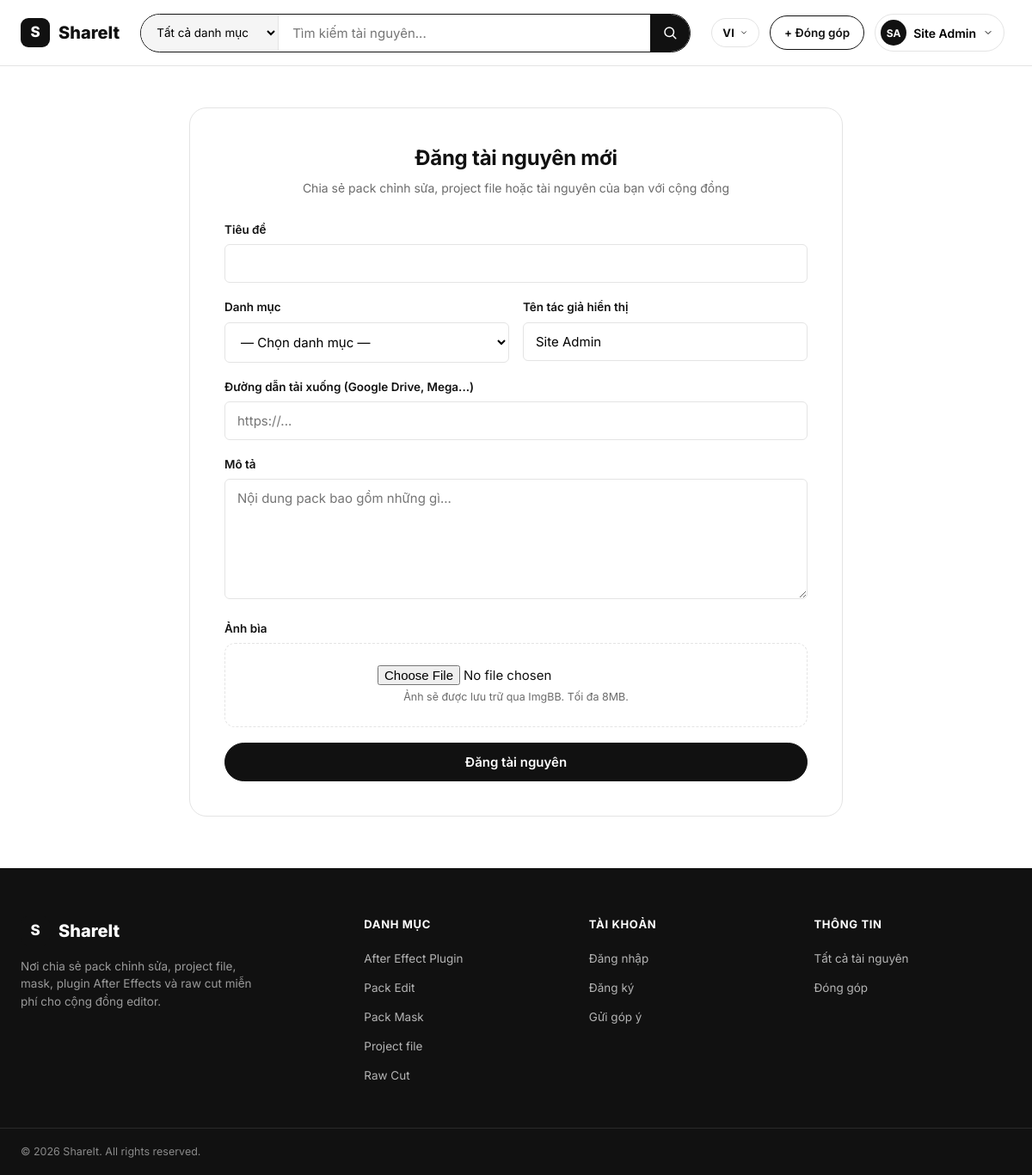
The page /staff/project_new.php (signed in) on the database its author committed.
### tables this page shows
CREATE TABLE IF NOT EXISTS `category` (
  `category_id` int(11) NOT NULL AUTO_INCREMENT,
  `category_name` varchar(255) NOT NULL,
  PRIMARY KEY (`category_id`)
);

### includes/auth.php (called while the page is built, shortened)
<?php
function current_user(): ?array
{
    return $_SESSION['user'] ?? null;
}

### includes/functions.php (called while the page is built, shortened)
<?php
function e(?string $s): string
{
    return htmlspecialchars($s ?? '', ENT_QUOTES, 'UTF-8');
}
function get_categories(): array
{
    static $categories = null;
    if ($categories === null) {
        $categories = db()->query('SELECT * FROM category ORDER BY category_name ASC')->fetchAll();
    }
    return $categories;
}

### includes/i18n.php (called while the page is built, shortened)
<?php
function current_lang(): string
{
    $requested = $_GET['lang'] ?? null;
    $lang = $_SESSION['lang'] ?? 'vi';
    return $lang === 'en' ? 'en' : 'vi';
}
function t(string $key, array $vars = []): string
{
    global $translations;
    $lang = current_lang();
    $text = $translations[$key][$lang] ?? $translations[$key]['vi'] ?? $key;
    return $text;
}

### includes/db.php (called while the page is built)
<?php
function db(): PDO
{
    static $pdo = null;
    if ($pdo === null) {
        $dsn = 'mysql:host=' . DB_HOST . ';dbname=' . DB_NAME . ';charset=utf8mb4';
        $pdo = new PDO($dsn, DB_USER, DB_PASS, [
            PDO::ATTR_ERRMODE => PDO::ERRMODE_EXCEPTION,
            PDO::ATTR_DEFAULT_FETCH_MODE => PDO::FETCH_ASSOC,
            PDO::ATTR_EMULATE_PREPARES => false,
        ]);
    }
    return $pdo;
}

### staff/project_new.php (the view, shortened to what this page needs)
<?php
$user = current_user();
$old = ['title' => '', 'category_id' => '', 'author' => $user['full_name'], 'description' => '', 'source' => ''];
require __DIR__ . '/../includes/header.php';
?>
<div class="form-card wide">
  <h1>Đăng tài nguyên mới</h1>
  <p class="form-subtitle">Chia sẻ pack chỉnh sửa, project file hoặc tài nguyên của bạn với cộng đồng</p>
  <form method="post" enctype="multipart/form-data" novalidate>
    <div class="form-group">
      <label for="title">Tiêu đề</label>
      <input class="form-control" type="text" id="title" name="title" value="<?= e($old['title']) ?>" required>
    </div>
    <div class="form-row">
      <div class="form-group">
        <label for="category_id">Danh mục</label>
        <select class="form-control" id="category_id" name="category_id" required>
          <option value="">— Chọn danh mục —</option>
        </select>
      </div>
      <div class="form-group">
        <label for="author">Tên tác giả hiển thị</label>
        <input class="form-control" type="text" id="author" name="author" value="<?= e($old['author']) ?>">
      </div>
    </div>
    <div class="form-group">
      <label for="source">Đường dẫn tải xuống (Google Drive, Mega...)</label>
      <input class="form-control" type="url" id="source" name="source" value="<?= e($old['source']) ?>" placeholder="https://..." required>
    </div>
    <div class="form-group">
      <label for="description">Mô tả</label>
      <textarea class="form-control" id="description" name="description" placeholder="Nội dung pack bao gồm những gì..."><?= e($old['description']) ?></textarea>
    </div>
    <div class="form-group">
      <label for="coverInput">Ảnh bìa</label>
      <div class="upload-drop">
        <input type="file" id="coverInput" name="cover" accept="image/*" required>
        <span class="hint">Ảnh sẽ được lưu trữ qua ImgBB. Tối đa 8MB.</span>
      </div>
    </div>
    <button type="submit" class="btn btn-primary btn-block">Đăng tài nguyên</button>
  </form>
</div>
<?php require __DIR__ . '/../includes/footer.php'; ?>

### includes/footer.php (shortened to what this page needs)
</div>
</main>
<footer class="site-footer">
  <div class="container footer-inner">
    <div class="footer-brand">
      <a class="logo logo-light" href="<?= e(SITE_URL) ?>/index.php">
        <span class="logo-mark">S</span><span class="logo-text"><?= e(SITE_NAME) ?></span>
      </a>
      <p><?= t('footer.blurb') ?></p>
    </div>
    <div class="footer-col">
      <h4><?= t('footer.categories') ?></h4>
      <ul>
        <?php foreach (get_categories() as $cat): ?>
          <li><a href="<?= e(SITE_URL) ?>/index.php?category=<?= (int)$cat['category_id'] ?>"><?= e($cat['category_name']) ?></a></li>
        <?php endforeach; ?>
      </ul>
    </div>
    <div class="footer-col">
      <h4><?= t('footer.account') ?></h4>
      <ul>
        <li><a href="<?= e(SITE_URL) ?>/auth/login.php"><?= t('nav.login') ?></a></li>
        <li><a href="<?= e(SITE_URL) ?>/auth/register.php"><?= t('nav.register') ?></a></li>
        <li><a href="<?= e(SITE_URL) ?>/feedback.php"><?= t('nav.feedback') ?></a></li>
      </ul>
    </div>
    <div class="footer-col">
      <h4><?= t('footer.info') ?></h4>
      <ul>
        <li><a href="<?= e(SITE_URL) ?>/index.php"><?= t('footer.all_resources') ?></a></li>
        <li><a href="<?= e(SITE_URL) ?>/staff/project_new.php">Đóng góp</a></li>
      </ul>
    </div>
  </div>
  <div class="footer-bottom">
    <div class="container">&copy; <?= date('Y') ?> <?= e(SITE_NAME) ?>. All rights reserved.</div>
  </div>
</footer>
</body>
</html>

### assets/css/style.css (style rules this page uses)
:root { --bg: #ffffff; --surface: #ffffff; --surface-muted: #f5f5f5; --fg: #111111; --muted: #6b6b6b; --border: #e4e4e4; --border-strong: #111111; --black: #111111; --white: #ffffff; --danger: #b3261e; --radius-sm: 6px; --radius: 12px; --radius-lg: 20px; --shadow: 0 1px 2px rgba(0,0,0,.04), 0 8px 24px rgba(0,0,0,.06); --font: 'Inter', -apple-system, BlinkMacSystemFont, 'Segoe UI', Roboto, Helvetica, Arial, sans-serif; }
* { box-sizing: border-box; }
html, body { margin: 0; padding: 0; }
body { font-family: var(--font); color: var(--fg); background: var(--bg); line-height: 1.5; -webkit-font-smoothing: antialiased; }
a { color: inherit; text-decoration: none; }
ul { list-style: none; margin: 0; padding: 0; }
h1, h2, h3, h4 { margin: 0 0 .5em; font-weight: 700; letter-spacing: -0.01em; }
p { margin: 0 0 1em; }
button { font-family: inherit; cursor: pointer; }
input, select, textarea, button { font-family: inherit; font-size: 15px; }
.container { max-width: 1240px; margin: 0 auto; padding: 0 24px; }
.btn { display: inline-flex; align-items: center; justify-content: center; gap: 8px; padding: 12px 22px; border-radius: 999px; font-weight: 600; font-size: 15px; border: 1.5px solid var(--black); cursor: pointer; transition: all .15s ease; white-space: nowrap; }
.btn-primary { background: var(--black); color: var(--white); }
.btn-block { width: 100%; }
.logo { display: flex; align-items: center; gap: 10px; font-weight: 800; font-size: 20px; flex-shrink: 0; }
.logo-mark { width: 34px; height: 34px; border-radius: 9px; background: var(--black); color: var(--white); display: flex; align-items: center; justify-content: center; font-size: 17px; }
.logo-light .logo-text { color: var(--white); }
.form-card { max-width: 520px; margin: 48px auto; border: 1px solid var(--border); border-radius: var(--radius-lg); padding: 40px; }
.form-card.wide { max-width: 760px; }
.form-card h1 { font-size: 24px; text-align: center; margin-bottom: 6px; }
.form-subtitle { text-align: center; color: var(--muted); font-size: 14px; margin-bottom: 28px; }
.form-group { margin-bottom: 18px; }
.form-group label { display: block; font-size: 13.5px; font-weight: 600; margin-bottom: 7px; }
.form-group .hint { display: block; font-weight: 400; color: var(--muted); font-size: 12.5px; margin-top: 5px; }
.form-control { width: 100%; padding: 12px 14px; border: 1.5px solid var(--border); border-radius: var(--radius-sm); outline: none; background: var(--white); transition: border-color .15s ease; }
textarea.form-control { resize: vertical; min-height: 140px; }
.form-row { display: grid; grid-template-columns: 1fr 1fr; gap: 16px; }
.upload-drop { border: 1.5px dashed var(--border); border-radius: var(--radius); padding: 24px; text-align: center; }
.site-footer { background: var(--black); color: #d8d8d8; margin-top: 60px; }
.footer-inner { display: grid; grid-template-columns: 1.6fr 1fr 1fr 1fr; gap: 32px; padding: 56px 24px 40px; }
.footer-brand p { color: #9a9a9a; font-size: 13.5px; margin-top: 14px; max-width: 280px; }
.footer-col h4 { color: var(--white); font-size: 13px; text-transform: uppercase; letter-spacing: .05em; margin-bottom: 16px; }
.footer-col li { margin-bottom: 10px; }
.footer-col a { color: #b4b4b4; font-size: 13.5px; }
.footer-bottom { border-top: 1px solid #2a2a2a; padding: 18px 0; font-size: 12.5px; color: #8a8a8a; }

### rows shown on the page
category: category_name "After Effect Plugin"
category: category_name "Pack Edit"
category: category_name "Pack Mask"
category: category_name "Project file"
category: category_name "Raw Cut"

### other values the page prints
SITE_NAME "ShareIt"
$currentLang "VI"
initials($user['full_name']) "SA"
$user['full_name'] "Site Admin"
t('footer.blurb') "Nơi chia sẻ pack chỉnh sửa, project file, mask, plugin After Effects và raw cut miễn phí cho cộng đồng editor."
t('footer.categories') "DANH MỤC"
t('footer.account') "TÀI KHOẢN"
t('nav.login') "Đăng nhập"
t('nav.register') "Đăng ký"
t('nav.feedback') "Gửi góp ý"
t('footer.info') "THÔNG TIN"
t('footer.all_resources') "Tất cả tài nguyên"
form field category "Tất cả danh mục"
